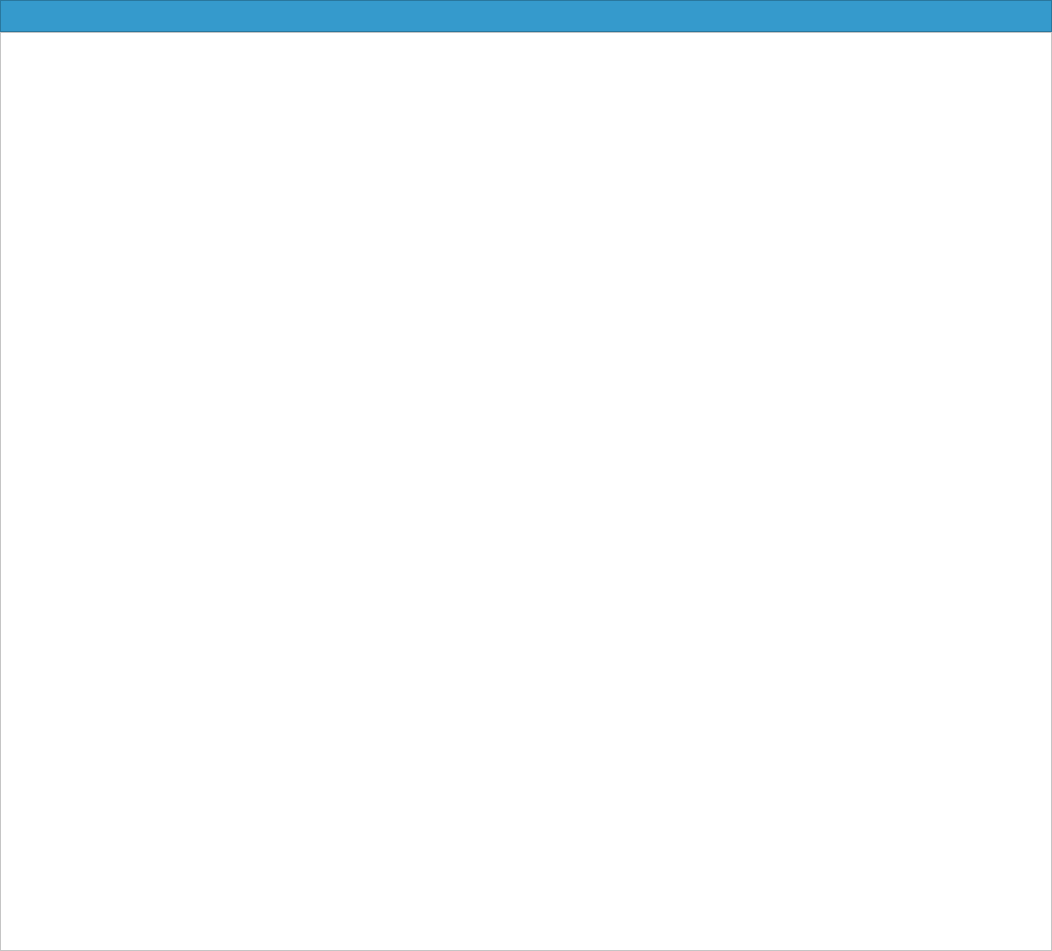
<?xml version="1.0" encoding="UTF-8"?>
<ui version="4.0">
 <class>MainWindow</class>
 <widget class="QMainWindow" name="MainWindow">
  <property name="geometry">
   <rect>
    <x>0</x>
    <y>0</y>
    <width>1052</width>
    <height>951</height>
   </rect>
  </property>
  <property name="windowTitle">
   <string>MainWindow</string>
  </property>
  <property name="windowIcon">
   <iconset>
    <normaloff>icons/logo_50.png</normaloff>icons/logo_50.png</iconset>
  </property>
  <widget class="QWidget" name="centralwidget">
   <layout class="QVBoxLayout" name="verticalLayout_2">
    <property name="spacing">
     <number>0</number>
    </property>
    <property name="leftMargin">
     <number>0</number>
    </property>
    <property name="topMargin">
     <number>0</number>
    </property>
    <property name="rightMargin">
     <number>0</number>
    </property>
    <property name="bottomMargin">
     <number>0</number>
    </property>
    <item>
     <widget class="QFrame" name="frame_menu">
      <property name="sizePolicy">
       <sizepolicy hsizetype="Maximum" vsizetype="Maximum">
        <horstretch>0</horstretch>
        <verstretch>0</verstretch>
       </sizepolicy>
      </property>
      <property name="maximumSize">
       <size>
        <width>16777214</width>
        <height>16777214</height>
       </size>
      </property>
      <property name="styleSheet">
       <string notr="true">background-color: rgb(53, 154, 204);</string>
      </property>
      <property name="frameShape">
       <enum>QFrame::StyledPanel</enum>
      </property>
      <property name="frameShadow">
       <enum>QFrame::Raised</enum>
      </property>
      <layout class="QHBoxLayout" name="horizontalLayout">
       <property name="spacing">
        <number>0</number>
       </property>
       <property name="leftMargin">
        <number>1</number>
       </property>
       <property name="topMargin">
        <number>0</number>
       </property>
       <property name="rightMargin">
        <number>0</number>
       </property>
       <property name="bottomMargin">
        <number>0</number>
       </property>
       <item>
        <spacer name="verticalSpacer">
         <property name="orientation">
          <enum>Qt::Vertical</enum>
         </property>
         <property name="sizeHint" stdset="0">
          <size>
           <width>20</width>
           <height>30</height>
          </size>
         </property>
        </spacer>
       </item>
       <item>
        <spacer name="horizontalSpacer">
         <property name="orientation">
          <enum>Qt::Horizontal</enum>
         </property>
         <property name="sizeHint" stdset="0">
          <size>
           <width>40</width>
           <height>20</height>
          </size>
         </property>
        </spacer>
       </item>
      </layout>
     </widget>
    </item>
    <item>
     <widget class="QStackedWidget" name="paginas">
      <property name="sizePolicy">
       <sizepolicy hsizetype="Preferred" vsizetype="Preferred">
        <horstretch>0</horstretch>
        <verstretch>1</verstretch>
       </sizepolicy>
      </property>
      <property name="styleSheet">
       <string notr="true">background-color: rgb(255, 255, 255);</string>
      </property>
      <property name="frameShape">
       <enum>QFrame::StyledPanel</enum>
      </property>
      <property name="frameShadow">
       <enum>QFrame::Raised</enum>
      </property>
      <property name="currentIndex">
       <number>-1</number>
      </property>
     </widget>
    </item>
   </layout>
  </widget>
 </widget>
 <resources/>
 <connections/>
</ui>
